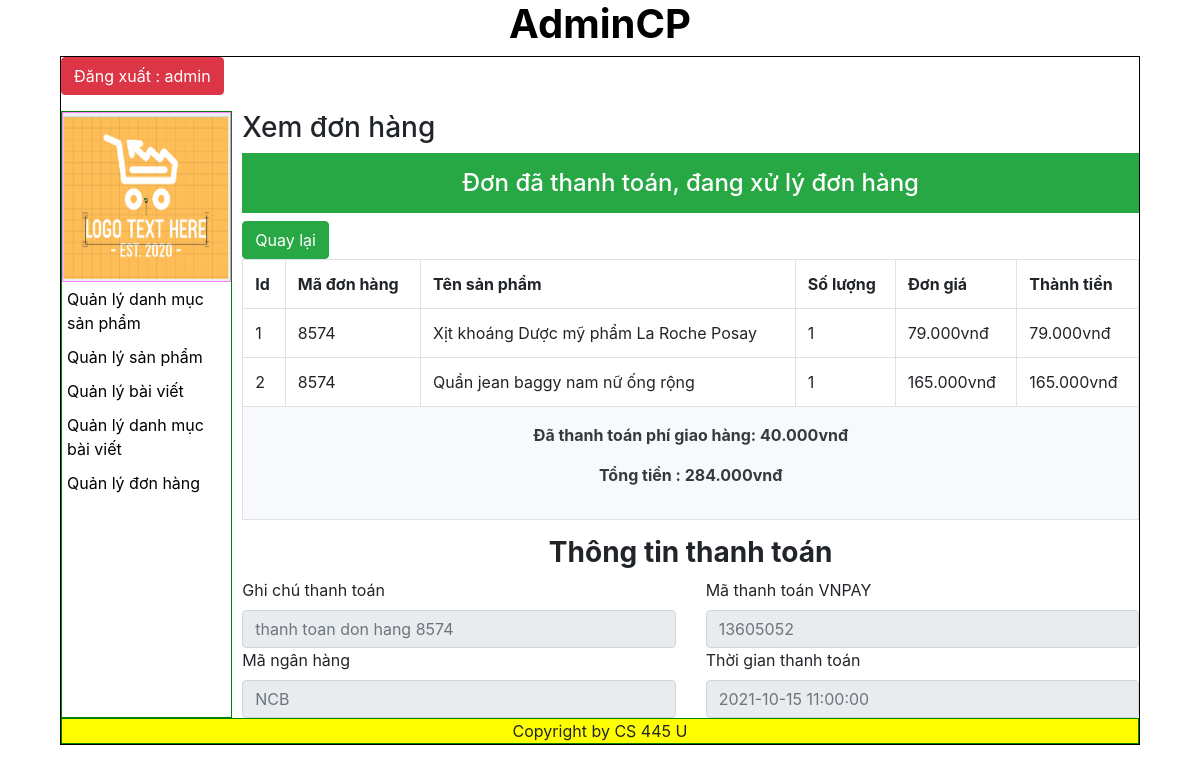
Screenshot of /admincp/index.php?action=donhang&query=xemdonhang&code=8574&cart_status=2 (signed in) with the database file from the repository.
### tables this page shows
CREATE TABLE `cart_details` (
  `id_cart_details` int(11) NOT NULL,
  `code_cart` varchar(10) NOT NULL,
  `id_sanpham` int(11) NOT NULL,
  `soluongmua` int(11) NOT NULL
);

CREATE TABLE `sanpham` (
  `id_sanpham` int(11) NOT NULL,
  `tensanpham` varchar(250) NOT NULL,
  `masp` varchar(100) NOT NULL,
  `giasp` varchar(50) NOT NULL,
  `soluong` int(11) NOT NULL,
  `hinhanh` varchar(50) NOT NULL,
  `tomtat` text NOT NULL,
  `noidung` text NOT NULL,
  `tinhtrang` int(11) NOT NULL,
  `id_danhmuc` int(11) NOT NULL
);

CREATE TABLE `payments` (
  `id` int(11) NOT NULL,
  `code_cart` varchar(255) NOT NULL,
  `thanh_vien` varchar(100) NOT NULL COMMENT 'thành viên thanh toán',
  `money` float NOT NULL COMMENT 'số tiền thanh toán',
  `note` varchar(255) DEFAULT NULL COMMENT 'ghi chú thanh toán',
  `vnp_response_code` varchar(255) NOT NULL COMMENT 'mã phản hồi',
  `code_vnpay` varchar(255) NOT NULL COMMENT 'mã giao dịch vnpay',
  `code_bank` varchar(255) NOT NULL COMMENT 'mã ngân hàng',
  `time` datetime NOT NULL COMMENT 'thời gian chuyển khoản'
);

### admincp/modules/quanlydonhang/xemdonhang.php (the view, shortened to what this page needs)
<?php
  $code = $_GET['code'];
  $sql_lietke_dh = "SELECT * FROM cart_details,sanpham WHERE cart_details.id_sanpham=sanpham.id_sanpham AND cart_details.code_cart='".$code."' ORDER BY cart_details.id_cart_details DESC";
  $query_lietke_dh = mysqli_query($mysqli,$sql_lietke_dh);
  $sql_donhuy = "SELECT * FROM cart WHERE code_cart='".$code."'";
  $query_donhuy = mysqli_query($mysqli,$sql_donhuy);
  $sql_pay = "SELECT * FROM payments WHERE code_cart='".$code."'";
  $query_pay = mysqli_query($mysqli,$sql_pay);
?>
<fieldset>
<?php
  while($row = mysqli_fetch_array($query_donhuy)){
    $trangthai = $row['cart_status'];
  }
?>
  <h3>Xem đơn hàng</h3>
  <h4>
  <?php
    if($trangthai==1){
      echo '<div class="p-3 mb-2 bg-primary text-white text-center">Đơn đợi duyệt</div>';
    }elseif($trangthai==0){
      echo '<div class="p-3 mb-2 bg-success text-white text-center">Đang xử lý đơn hàng</div>';
    }elseif($trangthai==4){
      echo '<div class="p-3 mb-2 bg-warning text-dark text-center"><p>Đơn đợi thanh toán (có thể thực hiện Hủy nếu vẫn chưa thanh toán)</div>';
    }elseif($trangthai==2){
      echo '<div class="p-3 mb-2 bg-success text-white text-center">Đơn đã thanh toán, đang xử lý đơn hàng</div>';
    }elseif($trangthai==5){
      echo '<div class="p-3 mb-2 bg-danger text-white text-center">Đơn bị shop hủy, vui lòng chờ hoàn tiền</div>';
    }else{
      echo '<div class="p-3 mb-2 bg-danger text-white text-center">Đơn đã hủy</div>';
    }?>
  </h4>
  <a href="?action=quanlydonhang&query=lietke" class="btn btn-success">
	Quay lại
  </a>
<table style="width:100%" class="table table-bordered">
  <tr>
    <th>Id</th>
    <th>Mã đơn hàng</th>
    <th>Tên sản phẩm</th>
    <th>Số lượng</th>
    <th>Đơn giá</th>
    <th>Thành tiền</th>
  </tr>
  <?php
  $i = 0;
  $tongtien = 0;
  while($row = mysqli_fetch_array($query_lietke_dh)){
    $i++;
    $thanhtien = $row['giasp']*$row['soluongmua'];
    $tongtien += $thanhtien ;
  ?>
  <tr>
    <td><?php echo $i ?></td>
    <td><?php echo $row['code_cart'] ?></td>
    <td><?php echo $row['tensanpham'] ?></td>
    <td><?php echo $row['soluongmua'] ?></td>
    <td><?php echo number_format($row['giasp'],0,',','.').'vnđ' ?></td>
    <td><?php echo number_format($thanhtien,0,',','.').'vnđ' ?></td>
  </tr>
  <?php
  }
  ?>
  <tr>
   <?php
   if($trangthai ==2){
    ?>
    <td class="p-3 mb-2 bg-light text-dark font-weight-bold"  style="text-align:center" colspan="6">
      <p>Đã thanh toán phí giao hàng: 40.000vnđ</p>
      <p>Tổng tiền : <?php echo number_format($tongtien+40000,0,',','.').'vnđ' ?></p>
    </td>
  <?php } ?>
  </tr>
</table>
<?php
  if($trangthai==2){
    while($row = mysqli_fetch_array($query_pay)){
  ?>
    <h3 class="text-center font-weight-bold">Thông tin thanh toán</h3>
    <form>
      <div class="row">
        <div class="col">
          <label>Ghi chú thanh toán</label>
          <input type="text" class="form-control" readonly placeholder="<?php echo $row['note']?>">
        </div>
        <div class="col">
          <label>Mã thanh toán VNPAY</label>
          <input type="text" class="form-control" readonly placeholder="<?php echo $row['code_vnpay']?>">
        </div>
      </div>
      <div class="row">
        <div class="col">
          <label>Mã ngân hàng</label>
          <input type="text" class="form-control" readonly placeholder="<?php echo $row['code_bank']?>">
        </div>
        <div class="col">
          <label>Thời gian thanh toán</label>
          <input type="text" class="form-control" readonly placeholder="<?php echo $row['time']?>">
        </div>
      </div>
    </form>
  <?php
  }}
?>
</fieldset>

### admincp/css/styleadmincp.css (style rules this page uses)
a { text-decoration: none; }

### rows the page displays
cart_details: code_cart "8574", id_sanpham.tensanpham "Xịt khoáng Dược mỹ phẩm La Roche Posay", soluongmua "1", id_sanpham.giasp "79.000", thanhtien "79.000"
cart_details: code_cart "8574", id_sanpham.tensanpham "Quần jean baggy nam nữ ống rộng", soluongmua "1", id_sanpham.giasp "165.000", thanhtien "165.000"
payments: note "thanh toan don hang 8574", code_vnpay "13605052", code_bank "NCB", time "2021-10-15 11:00:00"

### other values shown
$_SESSION['dangnhap'] "admin"
$tongtien+40000 "284.000"
